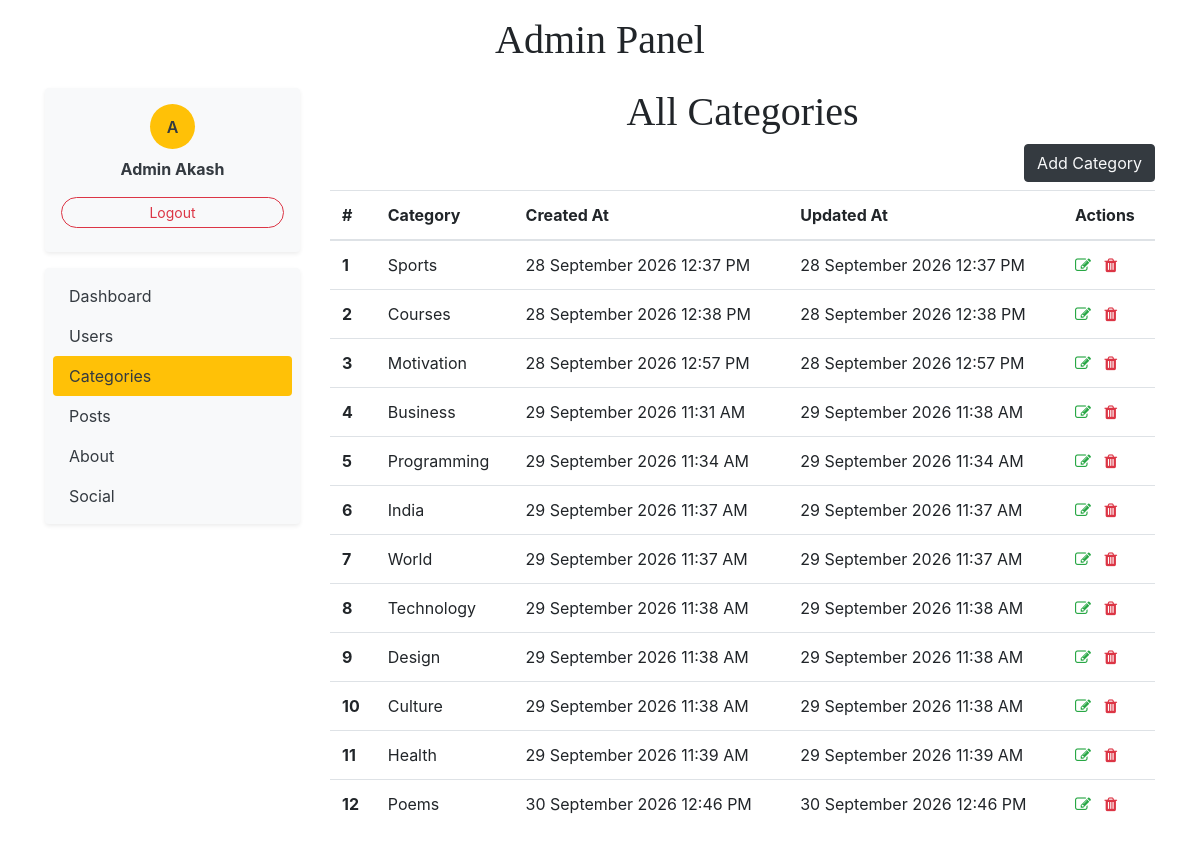
Screenshot of /dashboard/categories/ (signed in) with the database file from the repository.
### blogs/models.py (models this page shows)
class Category(models.Model):
    category_name = models.CharField(max_length=50, unique=True)
    created_at = models.DateTimeField(auto_now_add=True)
    updated_at = models.DateTimeField(auto_now=True)
    class Meta:
        verbose_name_plural = "Categories"
    def __str__(self) -> str:
        return self.category_name

### dashboards/views.py (the view)
# urls.py: path('categories/',views.categories,name='categories'),
@permission_required('blogs.view_category', login_url='login')
@login_required(login_url='login')
def categories(request):
    categories = Category.objects.all()
    return render(request, 'dashboard/categories.html', {'categories': categories})

### blogs/context_processors.py (called while the page is built)
def get_categories(request):
    categories = Category.objects.all()
    try:
        about = About.objects.get()
    except:
        about = None
    return dict(categories=categories, about=about)

def get_social_links(request):
    social_links = SocialLink.objects.all()
    return dict(social_links=social_links)

### templates/dashboard/categories.html
{% extends 'base.html' %}
{% block content %}
    <div class="row">
        {% include 'dashboard/sidebar.html' %}
        <div class="col-md-9">
            <h1 class="text-center">All Categories</h1>
            <a href="{% url 'add_category' %}" class="btn btn-dark text-light float-right mb-2">Add Category</a>
            <table class="table">
                <thead>
                <tr>
                    <th scope="col">#</th>
                    <th scope="col">Category</th>
                    <th scope="col">Created At</th>
                    <th scope="col">Updated At</th>
                    <th scope="col">Actions</th>
                </tr>
                </thead>
                <tbody>
                {% for category in categories %}
                <tr>
                    <th scope="row">{{ forloop.counter }}</th>
                    <td>{{ category }}</td>
                    <td>{{ category.created_at|date:"j F Y g:i A" }}</td>
                    <td>{{ category.updated_at|date:"j F Y g:i A" }}</td>
                    <td>
                        <a href="{% url 'edit_category' category.id %}" class="text-decoration-none"><i class="fa fa-edit text-success"></i> </a>&nbsp;
                        <a href="{% url 'delete_category' category.id %}" class="text-decoration-none"><i class="fa fa-trash text-danger"></i> </a>
                    </td>
                </tr>
                {% endfor %}
                </tbody>
            </table>
        </div>
    </div>
{% endblock %}

### templates/dashboard/sidebar.html
<div class="col-md-3">
    <div class="bg-light rounded shadow-sm p-3 mb-3 text-center">
        <div class="bg-warning text-dark rounded-circle
                    d-flex align-items-center justify-content-center mx-auto mb-2"
             style="width: 45px; height: 45px; font-weight: 600;">
            {{ user.username|first|upper }}
        </div>
        <div class="font-weight-bold text-dark mb-3">
            {{ user.first_name }} {{ user.last_name }}
        </div>
        <a href="{% url 'logout' %}"
           class="btn btn-sm btn-outline-danger rounded-pill w-100 mb-2">
            Logout
        </a>
    </div>
    <div class="nav flex-column nav-pills bg-light rounded shadow-sm p-2">
        <a href="{% url 'dashboard' %}"
           class="nav-link text-dark {% if request.path == '/dashboard/' %}bg-warning{% endif %}">
            Dashboard
        </a>
        {% if perms.auth.view_user %}
            <a href="{% url 'users' %}"
               class="nav-link text-dark {% if '/dashboard/users/' in request.path %}bg-warning{% endif %}">
                Users
            </a>
        {% endif %}
        <a href="{% url 'categories' %}"
           class="nav-link text-dark {% if '/dashboard/categories/' in request.path %}bg-warning{% endif %}">
            Categories
        </a>
        <a href="{% url 'posts' %}"
           class="nav-link text-dark {% if '/dashboard/posts/' in  request.path %}bg-warning{% endif %}">
            Posts
        </a>
        {% if perms.about_us.view_about %}
            <a href="{% url 'about' %}"
               class="nav-link text-dark {% if '/dashboard/about/' in  request.path %}bg-warning{% endif %}">
                About
            </a>
        {% endif %}
        {% if perms.about_us.edit_social %}
            <a href="{% url 'socials' %}"
               class="nav-link text-dark {% if '/dashboard/social' in  request.path %}bg-warning{% endif %}">
                Social
            </a>
        {% endif %}
    </div>
</div>

### djangoproject/static/css/blog.css (style rules this page uses)
h1, h2, h3, h4, h5, h6 { font-family: "Playfair Display", Georgia, "Times New Roman", serif; }

### rows the page displays
Category: category_name "Sports", created_at "28 September 2026 12:37 PM", updated_at "28 September 2026 12:37 PM"
Category: category_name "Courses", created_at "28 September 2026 12:38 PM", updated_at "28 September 2026 12:38 PM"
Category: category_name "Motivation", created_at "28 September 2026 12:57 PM", updated_at "28 September 2026 12:57 PM"
Category: category_name "Business", created_at "29 September 2026 11:31 AM", updated_at "29 September 2026 11:38 AM"
Category: category_name "Programming", created_at "29 September 2026 11:34 AM", updated_at "29 September 2026 11:34 AM"
Category: category_name "India", created_at "29 September 2026 11:37 AM", updated_at "29 September 2026 11:37 AM"
Category: category_name "World", created_at "29 September 2026 11:37 AM", updated_at "29 September 2026 11:37 AM"
Category: category_name "Technology", created_at "29 September 2026 11:38 AM", updated_at "29 September 2026 11:38 AM"
Category: category_name "Design", created_at "29 September 2026 11:38 AM", updated_at "29 September 2026 11:38 AM"
Category: category_name "Culture", created_at "29 September 2026 11:38 AM", updated_at "29 September 2026 11:38 AM"
Category: category_name "Health", created_at "29 September 2026 11:39 AM", updated_at "29 September 2026 11:39 AM"
Category: category_name "Poems", created_at "30 September 2026 12:46 PM", updated_at "30 September 2026 12:46 PM"

### other values shown
{{ user.username|first|upper }} "A"
{{ user.first_name }} "Admin"
{{ user.last_name }} "Akash"
